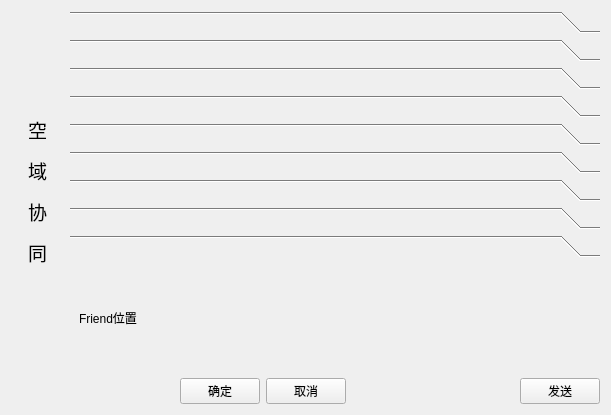
<?xml version="1.0" encoding="UTF-8"?>
<ui version="4.0">
 <class>CDlgZoneSynergy</class>
 <widget class="QWidget" name="CDlgZoneSynergy">
  <property name="geometry">
   <rect>
    <x>0</x>
    <y>0</y>
    <width>611</width>
    <height>415</height>
   </rect>
  </property>
  <property name="windowTitle">
   <string>区域协同</string>
  </property>
  <layout class="QVBoxLayout" name="verticalLayout">
   <item>
    <layout class="QHBoxLayout" name="horizontalLayout" stretch="1,10">
     <item>
      <widget class="QLabel" name="label">
       <property name="text">
        <string>&lt;html&gt;&lt;head/&gt;&lt;body&gt;&lt;p&gt;&lt;span style=&quot; font-size:14pt;&quot;&gt;空&lt;/span&gt;&lt;/p&gt;&lt;p&gt;&lt;span style=&quot; font-size:14pt;&quot;&gt;域&lt;/span&gt;&lt;/p&gt;&lt;p&gt;&lt;span style=&quot; font-size:14pt;&quot;&gt;协&lt;/span&gt;&lt;/p&gt;&lt;p&gt;&lt;span style=&quot; font-size:14pt;&quot;&gt;同&lt;/span&gt;&lt;/p&gt;&lt;/body&gt;&lt;/html&gt;</string>
       </property>
       <property name="alignment">
        <set>Qt::AlignCenter</set>
       </property>
      </widget>
     </item>
     <item>
      <widget class="QToolBox" name="toolBox">
       <property name="currentIndex">
        <number>8</number>
       </property>
       <widget class="QWidget" name="page">
        <property name="geometry">
         <rect>
          <x>0</x>
          <y>0</y>
          <width>532</width>
          <height>347</height>
         </rect>
        </property>
        <attribute name="label">
         <string/>
        </attribute>
        <layout class="QVBoxLayout" name="verticalLayout_2">
         <item>
          <widget class="QLabel" name="label_2">
           <property name="text">
            <string>协同任务信息交互点</string>
           </property>
          </widget>
         </item>
        </layout>
       </widget>
       <widget class="QWidget" name="page_2">
        <property name="geometry">
         <rect>
          <x>0</x>
          <y>0</y>
          <width>532</width>
          <height>347</height>
         </rect>
        </property>
        <attribute name="label">
         <string/>
        </attribute>
        <layout class="QHBoxLayout" name="horizontalLayout_3">
         <item>
          <widget class="QLabel" name="label_3">
           <property name="text">
            <string>平台起飞点</string>
           </property>
          </widget>
         </item>
        </layout>
       </widget>
       <widget class="QWidget" name="page_3">
        <property name="geometry">
         <rect>
          <x>0</x>
          <y>0</y>
          <width>532</width>
          <height>347</height>
         </rect>
        </property>
        <attribute name="label">
         <string/>
        </attribute>
        <layout class="QHBoxLayout" name="horizontalLayout_4">
         <item>
          <widget class="QLabel" name="label_4">
           <property name="text">
            <string>航向和速度</string>
           </property>
          </widget>
         </item>
        </layout>
       </widget>
       <widget class="QWidget" name="page_4">
        <property name="geometry">
         <rect>
          <x>0</x>
          <y>0</y>
          <width>532</width>
          <height>347</height>
         </rect>
        </property>
        <attribute name="label">
         <string/>
        </attribute>
        <layout class="QHBoxLayout" name="horizontalLayout_5">
         <item>
          <widget class="QLabel" name="label_5">
           <property name="text">
            <string>目标距离</string>
           </property>
          </widget>
         </item>
        </layout>
       </widget>
       <widget class="QWidget" name="page_5">
        <property name="geometry">
         <rect>
          <x>0</x>
          <y>0</y>
          <width>532</width>
          <height>347</height>
         </rect>
        </property>
        <attribute name="label">
         <string/>
        </attribute>
        <layout class="QHBoxLayout" name="horizontalLayout_6">
         <item>
          <widget class="QLabel" name="label_6">
           <property name="text">
            <string>目标高度</string>
           </property>
          </widget>
         </item>
        </layout>
       </widget>
       <widget class="QWidget" name="page_6">
        <property name="geometry">
         <rect>
          <x>0</x>
          <y>0</y>
          <width>532</width>
          <height>347</height>
         </rect>
        </property>
        <attribute name="label">
         <string/>
        </attribute>
        <layout class="QHBoxLayout" name="horizontalLayout_8">
         <item>
          <widget class="QLabel" name="label_7">
           <property name="text">
            <string>目标描述</string>
           </property>
          </widget>
         </item>
        </layout>
       </widget>
       <widget class="QWidget" name="page_7">
        <property name="geometry">
         <rect>
          <x>0</x>
          <y>0</y>
          <width>532</width>
          <height>347</height>
         </rect>
        </property>
        <attribute name="label">
         <string/>
        </attribute>
        <layout class="QHBoxLayout" name="horizontalLayout_7">
         <item>
          <widget class="QLabel" name="label_8">
           <property name="text">
            <string>目标位置</string>
           </property>
          </widget>
         </item>
        </layout>
       </widget>
       <widget class="QWidget" name="page_8">
        <property name="geometry">
         <rect>
          <x>0</x>
          <y>0</y>
          <width>532</width>
          <height>347</height>
         </rect>
        </property>
        <attribute name="label">
         <string/>
        </attribute>
        <layout class="QHBoxLayout" name="horizontalLayout_9" stretch="1,5">
         <item>
          <widget class="QLabel" name="label_9">
           <property name="text">
            <string>制导、标记类型</string>
           </property>
          </widget>
         </item>
         <item>
          <widget class="QComboBox" name="comboBox">
           <item>
            <property name="text">
             <string>激光</string>
            </property>
           </item>
           <item>
            <property name="text">
             <string>烟雾</string>
            </property>
           </item>
           <item>
            <property name="text">
             <string>红外</string>
            </property>
           </item>
           <item>
            <property name="text">
             <string>其他</string>
            </property>
           </item>
          </widget>
         </item>
        </layout>
       </widget>
       <widget class="QWidget" name="page_9">
        <property name="geometry">
         <rect>
          <x>0</x>
          <y>0</y>
          <width>532</width>
          <height>130</height>
         </rect>
        </property>
        <attribute name="label">
         <string/>
        </attribute>
        <layout class="QHBoxLayout" name="horizontalLayout_10">
         <item>
          <widget class="QLabel" name="label_10">
           <property name="text">
            <string>Friend位置</string>
           </property>
          </widget>
         </item>
        </layout>
       </widget>
      </widget>
     </item>
    </layout>
   </item>
   <item>
    <layout class="QHBoxLayout" name="horizontalLayout_2">
     <item>
      <spacer name="horizontalSpacer">
       <property name="orientation">
        <enum>Qt::Horizontal</enum>
       </property>
       <property name="sizeHint" stdset="0">
        <size>
         <width>40</width>
         <height>20</height>
        </size>
       </property>
      </spacer>
     </item>
     <item>
      <widget class="QPushButton" name="pushButton">
       <property name="text">
        <string>  确定  </string>
       </property>
      </widget>
     </item>
     <item>
      <widget class="QPushButton" name="pushButton_2">
       <property name="text">
        <string>  取消  </string>
       </property>
      </widget>
     </item>
     <item>
      <spacer name="horizontalSpacer_2">
       <property name="orientation">
        <enum>Qt::Horizontal</enum>
       </property>
       <property name="sizeHint" stdset="0">
        <size>
         <width>40</width>
         <height>20</height>
        </size>
       </property>
      </spacer>
     </item>
     <item>
      <widget class="QPushButton" name="pushButton_3">
       <property name="text">
        <string>  发送  </string>
       </property>
      </widget>
     </item>
    </layout>
   </item>
  </layout>
 </widget>
 <resources/>
 <connections/>
</ui>
